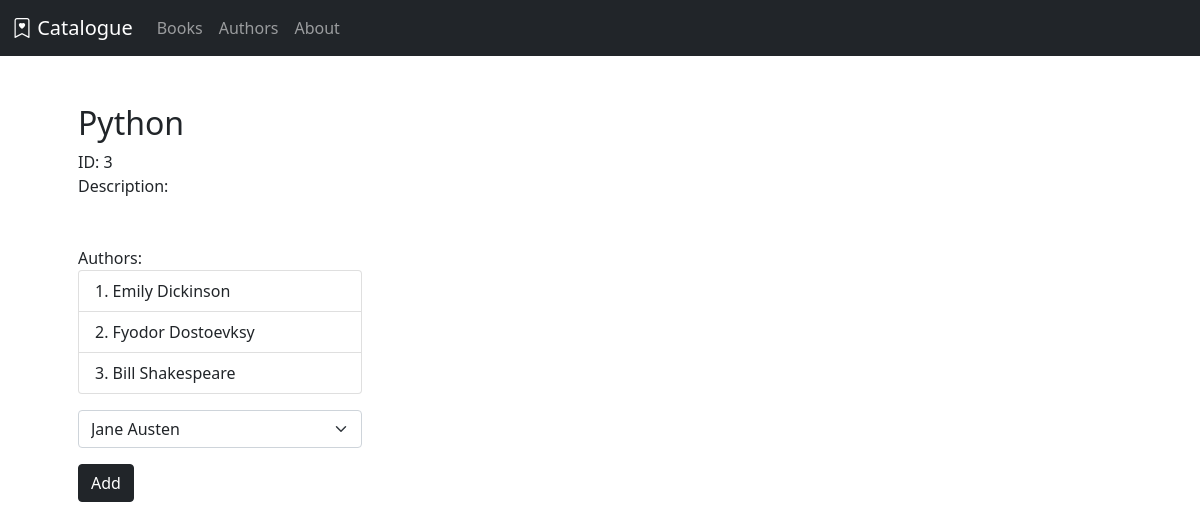
Page /books/3 on the committed database.
### books_authors_app/models.py (models this page shows)
class Book(models.Model):
    title = models.CharField(max_length=255)
    desc = models.TextField()
    authors = models.ManyToManyField(Author, related_name="books")
    created_at = models.DateTimeField(auto_now_add=True)
    updated_at = models.DateTimeField(auto_now=True)

class Author(models.Model):
    first_name = models.CharField(max_length=255)
    last_name = models.CharField(max_length=255)
    notes = models.TextField(blank=True)
    created_at = models.DateTimeField(auto_now_add=True)
    updated_at = models.DateTimeField(auto_now=True)

### books_authors_app/views.py (the view)
def viewBook(request, number):
    request.session['book_id'] = number
    context = {
        'book': Book.objects.get(id = number),
        'authors': Author.objects.exclude(books = number),
    }
    return render(request, 'viewBook.html', context)

### books_authors_app/templates/viewBook.html (shortened to what this page needs)
{% extends 'base.html' %}
{% block content %}
    <div class="row">
        <div class="col-4 px-5">
            <h2>{{ book.title }}</h2>
            <div>ID: {{ book.id }}</div>
            <div>Description: {{ book.desc }}</div>
            <div class="mt-5">Authors:</div>
            <ol class="list-group list-group-numbered">
                {% for author in book.authors.all %}
                <li class="list-group-item"> {{author.first_name}} {{author.last_name}}</li>
                {% endfor %}
            </ol>
            <form action="{% url 'baa' %}" method="POST">
                <select class="form-select my-3" name="author">
                    {% for author in authors %}
                    <option value="{{author.id}}">{{author.first_name}} {{author.last_name}}</option>
                    {% endfor %}
                </select>
                <button type="submit" class="btn btn-dark">Add</button>
            </form>
        </div>
    </div>
{% endblock %}

### rows in the picture
Book: title "Python", id "3"
Author: first_name "Emily", last_name "Dickinson"
Author: first_name "Fyodor", last_name "Dostoevksy"
Author: first_name "Bill", last_name "Shakespeare"

### other values in the picture
form field author "Jane Austen"
